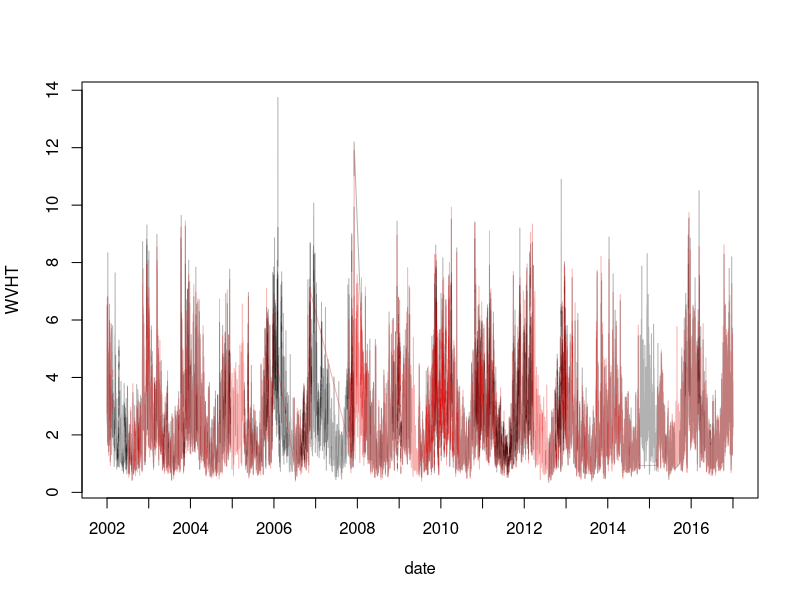
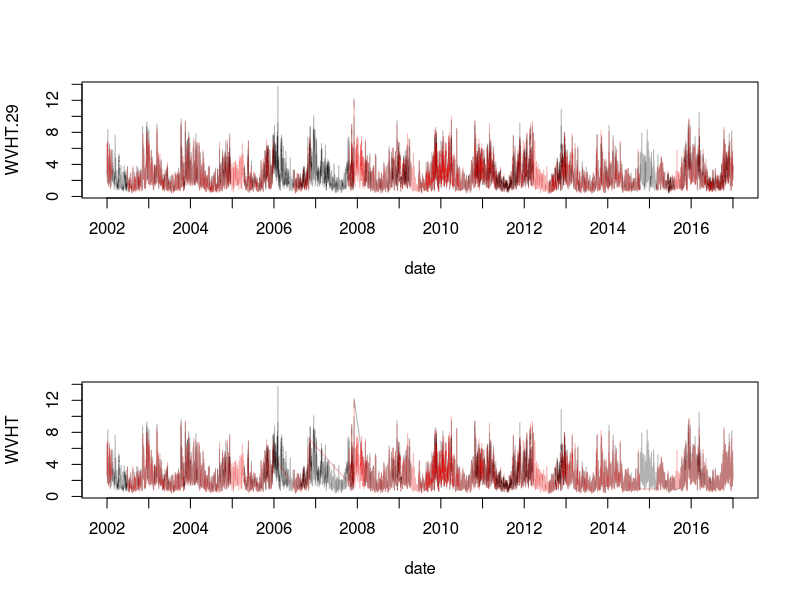
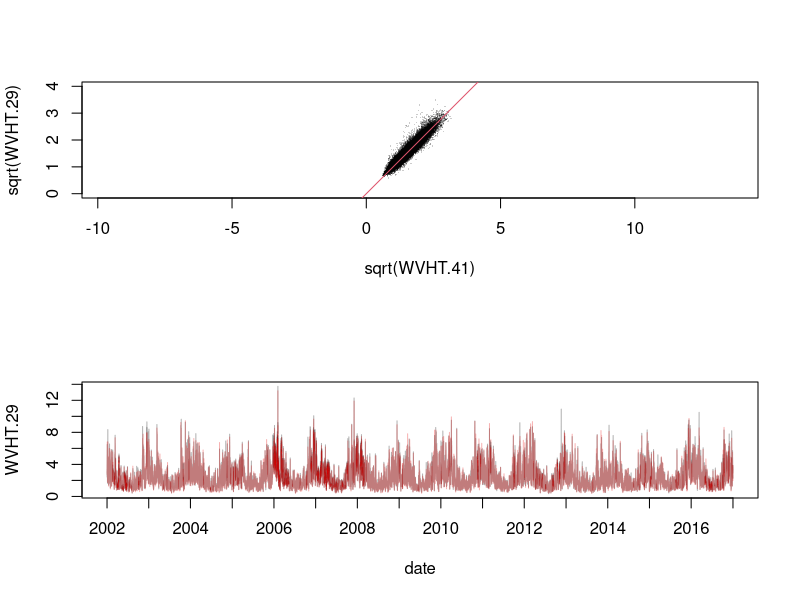

Recreate these plots in R, in order.
library(lubridate)
# Code for processing and producing wave/storm indices

# read in datafiles and replace NA
setwd("C:/Users/Tim Jones/Desktop/COASST/Jazzmine data/Waveheight info")
s46029 <- read.csv(file="S46029.csv")
s46029$WVHT[s46029$WVHT > 90] <- NA
s46029$WVHT[s46029$WVHT < 0.25] <- NA		# removes very low values that are likely errors
s46041 <- read.csv(file="S46041.csv")
s46041$WVHT[s46041$WVHT > 90] <- NA
s46041$WVHT[s46041$WVHT < 0.25] <- NA		# removes very low values that are likely errors

# convert y-m-d-h to date for initial plot checks
chardate <- paste(s46029$YYYY, "-", s46029$MM, "-", s46029$DD, " ", s46029$hh, ":00:00", sep="")
s46029$date <- as.numeric(strptime(chardate, "%Y-%m-%d %H:%M:%S",tz="GMT"))

chardate <- paste(s46041$YYYY, "-", s46041$MM, "-", s46041$DD, " ", s46041$hh, ":00:00", sep="")
s46041$date <- as.numeric(strptime(chardate, "%Y-%m-%d %H:%M:%S",tz="GMT"))

date.ax <- paste(2002:2017, "-01-01 00:00:00", sep="")
date.ax <- as.numeric(strptime(date.ax, "%Y-%m-%d %H:%M:%S",tz="GMT"))

plot(WVHT ~ date, data=s46029, type="l", xaxt="n", col=rgb(0,0,0,0.3))
lines(WVHT ~ date, data=s46041, type="l", xaxt="n", col=rgb(0.9,0,0,0.3))
axis(side=1, at=as.numeric(date.ax), labels=2002:2017)

# combine datasets but ensuring that dates and times match
# create empty dataframe of all dates from 2002 to 2016

dates <- seq(from=as.Date("2002-01-01"), to=as.Date("2016-12-31"), by=1)
hours <- 0:23

time.table <- data.frame(expand.grid(hours, dates))
names(time.table) <- c("hh", "date")
time.table$YY <- year(time.table$date)
time.table$MM <- month(time.table$date)
time.table$DD <- day(time.table$date)

# create a unique identifier in each dataset based on y-m-d-h for merging
time.table$merg <- paste(time.table$YY, time.table$MM, time.table$DD, time.table$hh, sep="-")
s46029$merg <- paste(s46029$YYYY, s46029$MM, s46029$DD, s46029$hh, sep="-")
s46041$merg <- paste(s46041$YYYY, s46041$MM, s46041$DD, s46041$hh, sep="-")

m.29 <- s46029[,c("WVHT", "merg")]
names(m.29)[1] <- "WVHT.29"
m.41 <- s46041[,c("WVHT", "merg")]
names(m.41)[1] <- "WVHT.41"

# Merge datasets
merge1 <- merge(x=time.table, y=m.29, all.x=TRUE, by="merg")
merge2 <- merge(x=merge1, y=m.41, all.x=TRUE, by="merg")
comb.dat <- merge2

# convert y-m-d-h to date
chardate <- paste(comb.dat$YY, "-", comb.dat$MM, "-", comb.dat$DD, " ", comb.dat$hh, ":00:00", sep="")
comb.dat$date <- as.numeric(strptime(chardate, "%Y-%m-%d %H:%M:%S",tz="GMT"))

comb.dat <- comb.dat[order(comb.dat$date),]

# Examine data and compare to original plot to make sure that merge has worked
par(mfrow=c(2,1))
# upper panel - processed data
plot(WVHT.29 ~ date, data=comb.dat, type="l", xaxt="n", col=rgb(0,0,0,0.3))
lines(WVHT.41 ~ date, data=comb.dat, type="l", xaxt="n", col=rgb(0.9,0,0,0.3))
axis(side=1, at=as.numeric(date.ax), labels=2002:2017)
# lower panel - original data
plot(WVHT ~ date, data=s46029, type="l", xaxt="n", col=rgb(0,0,0,0.3))
lines(WVHT ~ date, data=s46041, type="l", xaxt="n", col=rgb(0.9,0,0,0.3))
axis(side=1, at=as.numeric(date.ax), labels=2002:2017)

#############################################################################################################
# Now look at correlation between datasets for interpolation purposes
# Plot one against the other

plot(sqrt(WVHT.29) ~ sqrt(WVHT.41), data=comb.dat, type="p", col=rgb(0,0,0,0.2), cex=0.2,pch=16, ylim=c(0,4), xlim=c(0,4), asp=1)
abline(a=0, b=1, col=2)

# fit a lm to examine how correlated they are

lm1 <- lm(sqrt(WVHT.29) ~ 0+sqrt(WVHT.41), data=comb.dat)
lm2 <- lm(sqrt(WVHT.41) ~ 0+sqrt(WVHT.29), data=comb.dat)

# Fill in missing values

beta29from41 <- lm1$coefficients
beta41from29 <- lm2$coefficients

comb.dat$WVHT.29[is.na(comb.dat$WVHT.29)] <- (beta29from41 * sqrt(comb.dat$WVHT.41[is.na(comb.dat$WVHT.29)]))^2
comb.dat$WVHT.41[is.na(comb.dat$WVHT.41)] <- (beta41from29 * sqrt(comb.dat$WVHT.29[is.na(comb.dat$WVHT.41)]))^2

plot(WVHT.29 ~ date, data=comb.dat, type="l", xaxt="n", col=rgb(0,0,0,0.3))
lines(WVHT.41 ~ date, data=comb.dat, type="l", xaxt="n", col=rgb(0.9,0,0,0.3))
axis(side=1, at=as.numeric(date.ax), labels=2002:2017)


################################################################################################################
# Now calculate the average of the two stations
comb.dat$ave.wvht <- rowMeans(comb.dat[,c("WVHT.29", "WVHT.41")])



################################################################################################################
# Define function for calculating indices

Wave.index.fun <- function(month.include, wave.threshold, event.minlength){
	# FUNCTION DESCRIPTION
	# This function calculates three indices for each year of the dataset provided specific to the months specified
	# Index 1: average significant wave height - this is simply the mean Hsig across the months asked for
	# Index 2: proportion of time Hsig exceeds X, where X is defined by the input wave.threshold 
	# Index 3: number of storm 'events', where an event is defined as wave height >= X for a minimum of Y hours. X and Y are specified as wave.threshold and event.minlength
	
	# INPUTS
	# month.include: a list describing the month numbers to be included in the analysis i.e. c(5,6,7,8) would calculate the indices for May - August
	# wave.threshold: the wave height threshold used to calculate the second index
	# event.minlength: defines the minimum amount of time that waves should be in excess of wave.threshold continuously to constitute an event
	
	# DATA PREP
	# split the data into Nyear data frames for subsequent calculations
	# calculate the number of missing values and present values
	years <- unique(comb.dat$YY)
	Nyears <- length(years)
	Nmiss <- rep(0, Nyears)
	Npres <- rep(0, Nyears)
	data.store <- list()
	for(i in 1:Nyears){
		data.store[[i]] <- comb.dat[comb.dat$MM %in% month.include & comb.dat$YY==years[i],]
		Nmiss[i] <- nrow(comb.dat[comb.dat$MM %in% month.include & comb.dat$YY==years[i] & is.na(comb.dat$ave.wvht),])
		Npres[i] <- nrow(comb.dat[comb.dat$MM %in% month.include & comb.dat$YY==years[i] & !is.na(comb.dat$ave.wvht),])
	}
		
	# Index 1 - average significant wave height
	Ave.Hsig <- rep(0, Nyears)
	for(i in 1:Nyears){
		Ave.Hsig[i] <- mean(data.store[[i]]$ave.wvht, na.rm=T)
	}
	
	# Index 2 - proportion of time Hsig > wave.threshold
	Prop.Hsig <- rep(0, Nyears)
	for(i in 1:Nyears){
		tmp <- data.store[[i]]
		Len.gtX <- nrow(tmp[tmp$ave.wvht >= wave.threshold & !is.na(tmp$ave.wvht),])
		Len.tot <- nrow(tmp[!is.na(tmp$ave.wvht),])
		Prop.Hsig [i] <- Len.gtX/Len.tot
	}
	
	# Index 3 - number of storm events
	Nevent.Hsig <- rep(0, Nyears)
	
	for(i in 1:Nyears){
		tmp <- data.store[[i]]
		
		Q1 <- tmp[tmp$ave.wvht >= wave.threshold & !is.na(tmp$ave.wvht),]
		
		# Identify continuous "events"
		# Order queried data by date
		NOBS <- nrow(Q1)
		if(NOBS >= 1) {
			Q2 <- Q1[order(Q1$date),]
			
			# loop through observations and identify events (i.e. are observations continuous) and number them
			
			event.num <- rep(0, nrow(Q1))
			event.num[1] <- 1
			
			for(j in 2:nrow(Q2)){
			
				time.interval <- Q2$date[j] - Q2$date[j-1]			# time interval between observations i and i-1
			
				if(time.interval == 3600){			# if time interval is equal to 1 hour (3600 seconds) then assign event # as continuation of previous
					event.num[j] <- event.num[j-1]
				} else {							# else create new event and label it as such
					event.num[j] <- event.num[j-1] + 1
				}
			}
			
			Q2 <- data.frame(Q2, event.num)
			
			# Now identify the length of each event
			Event.length <- tapply(X=Q2$hh, INDEX=Q2$event.num, FUN=length)
			Nevent.Hsig[i] <- length(Event.length[Event.length >= event.minlength])
		} else {
			Nevent.Hsig[i] <- 0
		}
	}
	
	outdat <- data.frame(years, Nmiss, Npres, Ave.Hsig, Prop.Hsig, Nevent.Hsig)
	return(outdat)
}


Wave.index.fun (month.include=c(7,8,9,10), wave.threshold=3, event.minlength=6)








